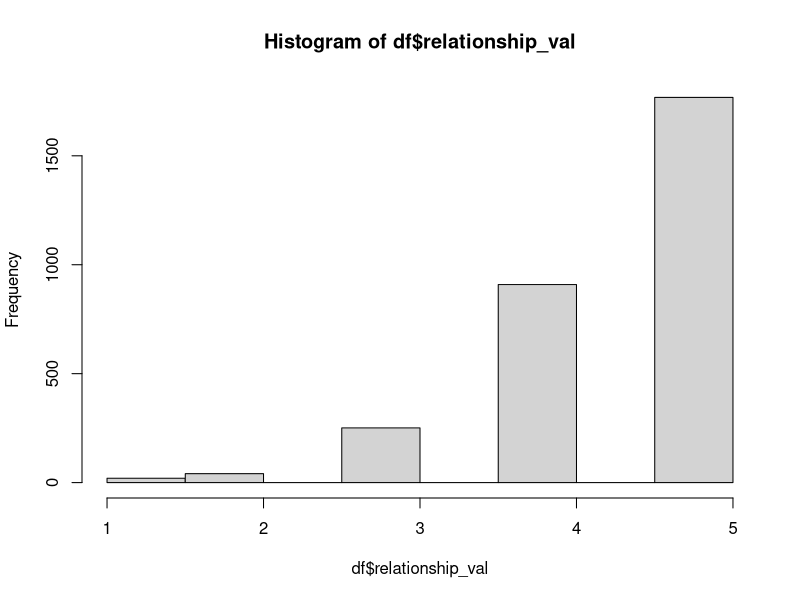
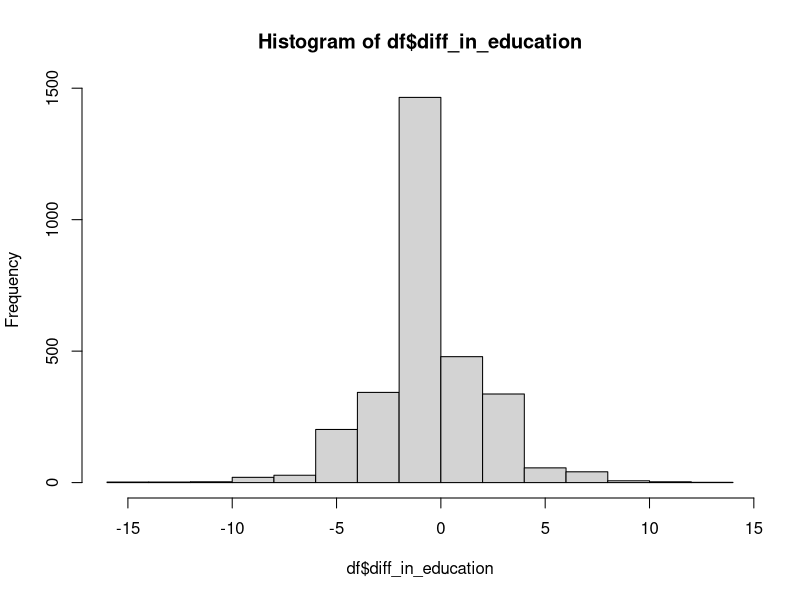
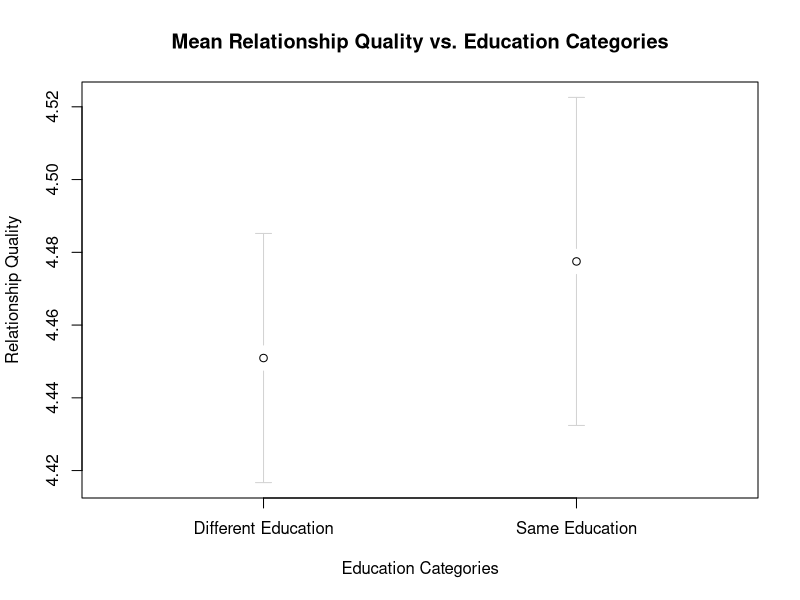
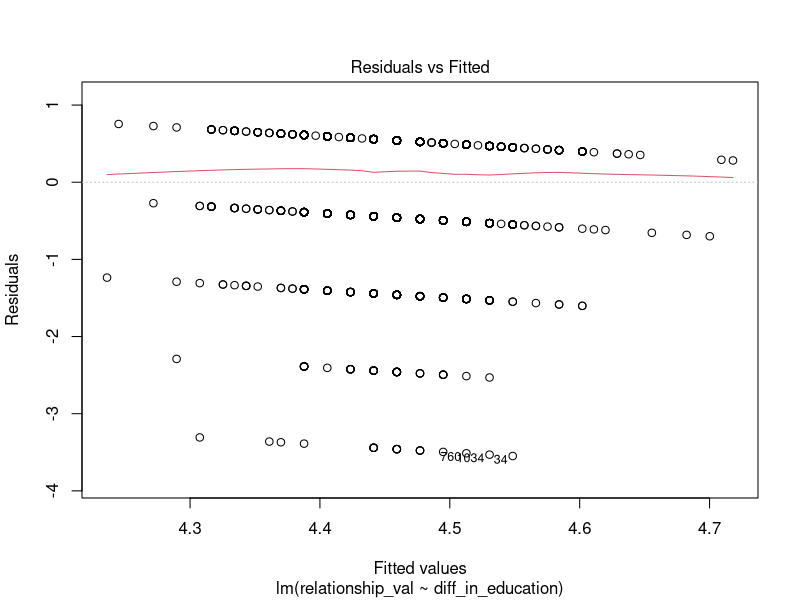
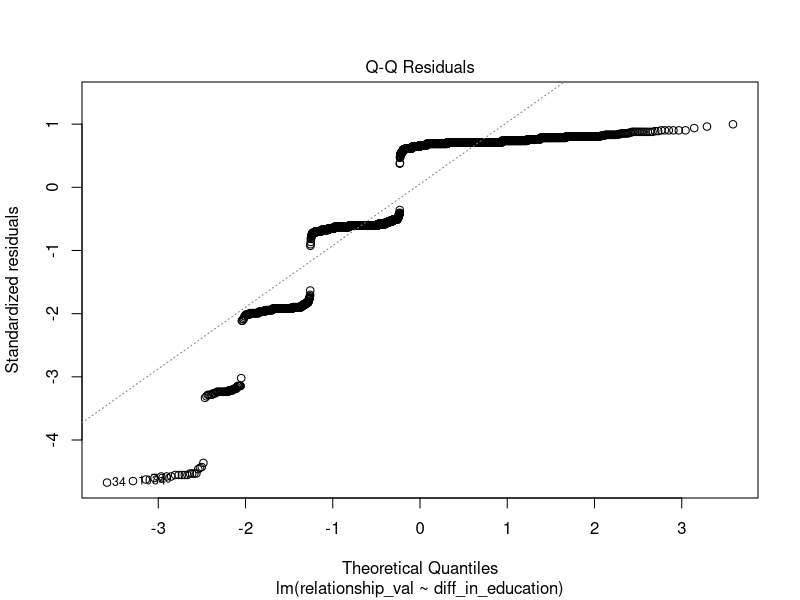
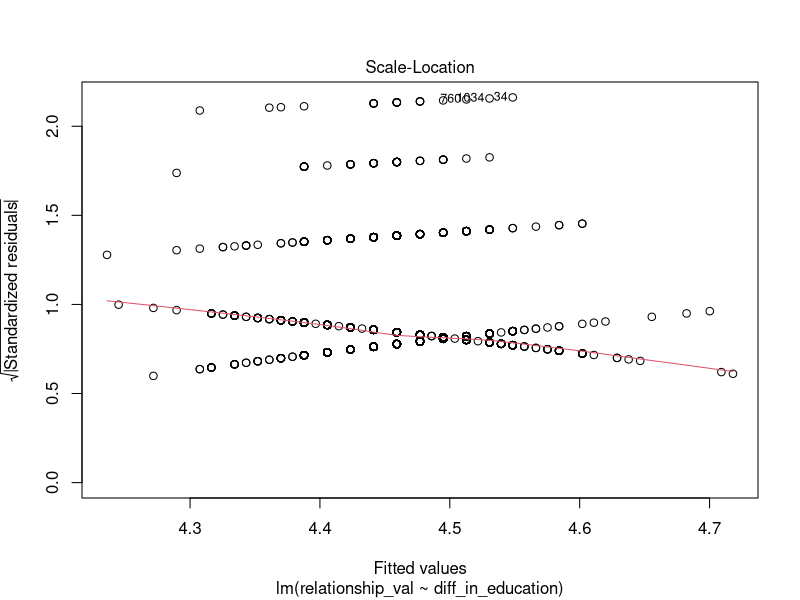
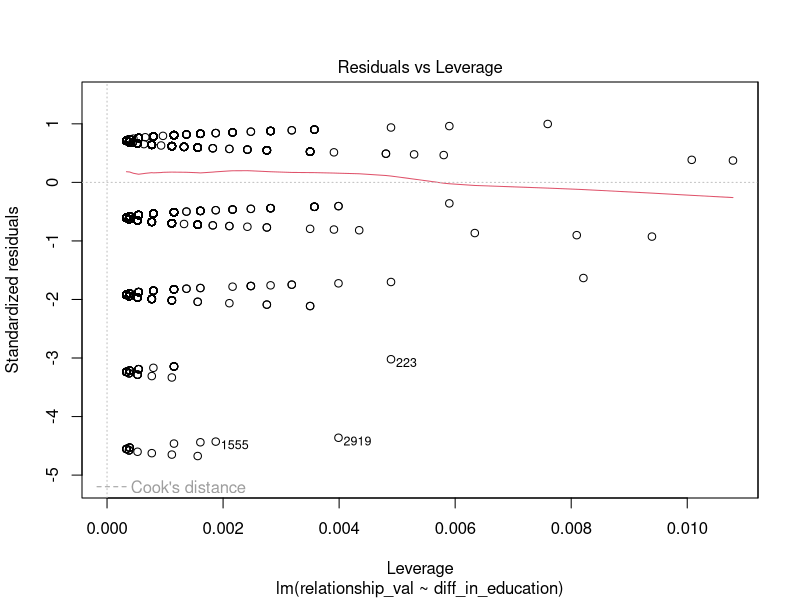
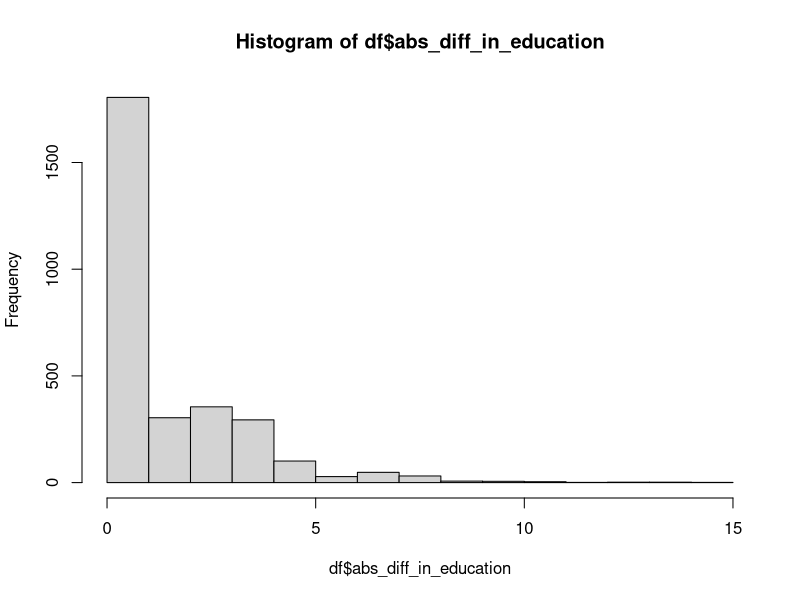

These charts were generated, in order, by the following R code:
## ---- chunk 1
knitr::opts_chunk$set(echo = TRUE)
rm(list = ls())
df = read.csv("cleaned_df.csv")
df$relationship_val <- as.numeric(substr(df$RELATIONSHIP_QUALITY, 2, 2))
df = df[c('relationship_val', 'diff_in_education', 'RESPONDENT_YRSED', 'PARTNER_YRSED')]
df = na.omit(df) 
library(gplots)
library(ggplot2)
## ---- chunk 2
hist(df$relationship_val)
summary(df$relationship_val)
## ---- chunk 3
hist(df$diff_in_education)
summary(df$diff_in_education)
## ---- chunk 4
length(df$relationship_val[df$diff_in_education != 0])
length(df$relationship_val[df$diff_in_education == 0])

mean(df$relationship_val[df$diff_in_education != 0])
mean(df$relationship_val[df$diff_in_education == 0])


var(df$relationship_val[df$diff_in_education != 0])
var(df$relationship_val[df$diff_in_education == 0])


ed_difference <- df$relationship_val[df$diff_in_education != 0]
no_ed_difference <- df$relationship_val[df$diff_in_education == 0]

model1 <- t.test(ed_difference, no_ed_difference, var.equal = FALSE)
model1
## ---- chunk 5

df$same_diff_ed[df$diff_in_education != 0] = 'Different Education'
df$same_diff_ed[df$diff_in_education == 0] = 'Same Education'

plotmeans(relationship_val ~ same_diff_ed, 
          data = df, 
          xlab = "Education Categories", 
          ylab = "Relationship Quality",
          barcol = "lightgray",
          mean.labels = FALSE,
          connect = FALSE,
          n.label = FALSE,
          main="Mean Relationship Quality vs. Education Categories") 
## ---- chunk 6
fit = lm(relationship_val ~ diff_in_education, data=df)
summary(fit)
## ---- chunk 7
plot(fit)
## ---- chunk 8
df$abs_diff_in_education = abs(df$diff_in_education)
hist(df$abs_diff_in_education)
summary(df$abs_diff_in_education)
## ---- chunk 9
df$abs_diff_in_education = abs(df$diff_in_education)
fit = lm(relationship_val ~ abs_diff_in_education, data=df)
summary(fit)
## ---- chunk 10
plot(fit)
## ---- chunk 11



df$diff_in_education = df$RESPONDENT_YRSED - df$PARTNER_YRSED
df$respondent_vs_partner = ''

df$respondent_vs_partner[df$diff_in_education < 0] = 'partner' 
df$respondent_vs_partner[df$diff_in_education > 0] = 'respondent'
df$respondent_vs_partner[df$diff_in_education == 0] = 'same_ed'







barplot(prop.table(table(df$respondent_vs_partner)))
## ---- chunk 12
plotmeans(relationship_val ~ respondent_vs_partner, 
          data = df, 
          xlab = "Education Categories", 
          ylab = "Relationship Quality",
          barcol = "lightgray",
          mean.labels = FALSE,
          connect = FALSE,
          n.label = FALSE,
          main="Mean Relationship Quality vs. Education Categories") 
## ---- chunk 13
fit = aov(relationship_val ~ factor(respondent_vs_partner), data=df)
summary(fit)
## ---- chunk 14
partner <- df$relationship_val[df$respondent_vs_partner == 'partner']
respondent <- df$relationship_val[df$respondent_vs_partner == 'respondent']
same_ed <- df$relationship_val[df$respondent_vs_partner == 'same_ed']

p_samp <- sample(partner, 900, replace = FALSE, prob = NULL)
r_samp <- sample(respondent, 900, replace = FALSE, prob = NULL)
s_samp <- sample(same_ed, 900, replace = FALSE, prob = NULL)

t.test(p_samp,r_samp,paired=T)
t.test(p_samp,s_samp,paired=T)
t.test(r_samp,s_samp,paired=T)
## ---- chunk 15
m=tapply(df$relationship_val,df$respondent_vs_partner,mean)[tapply(df$relationship_val,df$respondent_vs_partner)]
#summary(fit$residuals)
df$Residual = df$relationship_val - m
boxplot(Residual ~ respondent_vs_partner, data=df)
## ---- chunk 16


plot(fit)

## ---- chunk 17
length(df[df$respondent_vs_partner == 'same_ed',]$relationship_val)
length(df[df$respondent_vs_partner == 'partner',]$relationship_val)
length(df[df$respondent_vs_partner == 'respondent',]$relationship_val)
## ---- chunk 18
var(df[df$respondent_vs_partner == 'same_ed',]$relationship_val)
var(df[df$respondent_vs_partner == 'partner',]$relationship_val)
var(df[df$respondent_vs_partner == 'respondent',]$relationship_val)
## ---- chunk 19
mean(df$relationship_val[df$respondent_vs_partner == 'same_ed'])
mean(df$relationship_val[df$respondent_vs_partner == 'partner'])
mean(df$relationship_val[df$respondent_vs_partner == 'respondent'])
## ---- chunk 20
summary(aov(relationship_val ~ factor(RESPONDENT_YRSED) + factor(PARTNER_YRSED), data=df))
summary(aov(relationship_val ~ factor(RESPONDENT_YRSED)*factor(PARTNER_YRSED), data=df))
## ---- chunk 21
df$large_diff_in_education <- ifelse(df$abs_diff_in_education >= 4.0, "large", "not large")

summary(aov(relationship_val ~ factor(large_diff_in_education), data=df))
## ---- chunk 22
plot(df$abs_diff_in_education, df$relationship_val)
## ---- chunk 23

fit = lm(relationship_val ~ abs_diff_in_education, data=df)
qqnorm(fit$residuals)
qqline(fit$residuals)

## ---- chunk 24

par(mfrow=c(2,2),mar=c(5,4,2,1))
plot(fit)

## ---- chunk 25
df_different_education <- df[df$abs_diff_in_education!=0.0,]
hist(df_different_education$abs_diff_in_education)
summary(df_different_education$abs_diff_in_education)
## ---- chunk 26
summary(lm(relationship_val ~ abs_diff_in_education, data=df_different_education))
## ---- chunk 27
summary(glm(relationship_val ~ factor(respondent_vs_partner), data = df, family=poisson))$coef
